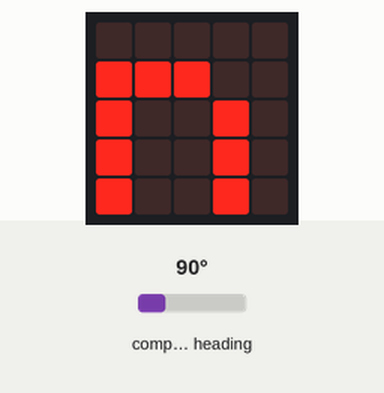
Simulated run of this program. Board: BBC micro:bit (MakeCode). Shown: the board's 5×5 LED display. The inputs (shaded band) are chosen by the test bench; at power-on: compass heading 90°. The compass is already calibrated.

Above: at 1.2 s.
1.3 s: compass heading set to 310°
2.8 s: compass heading set to 321°
At 3.8 s:
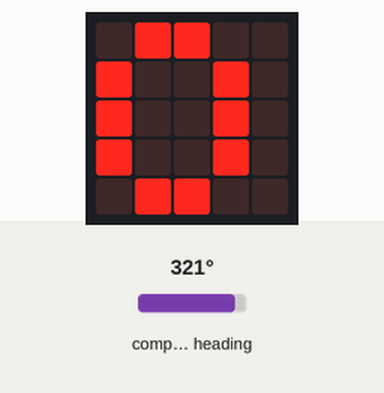
4.5 s: compass heading set to 7°
At 5.2 s:
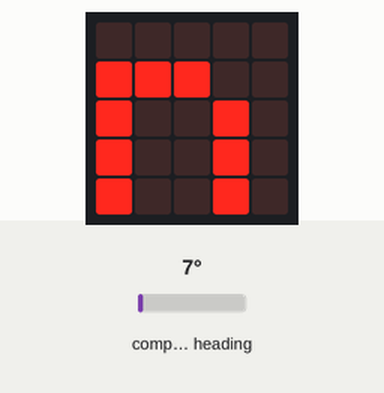
6.1 s: compass heading set to 352°
At 6.6 s:
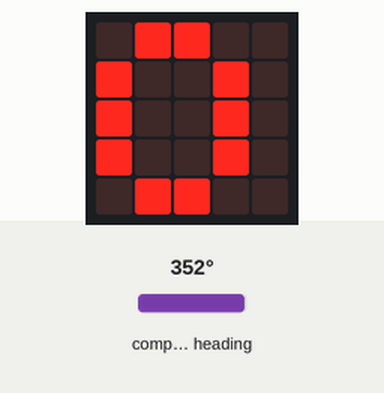
Timing chart, 0 to 8.6 s (numbered marks = the images above; inputs shaded):
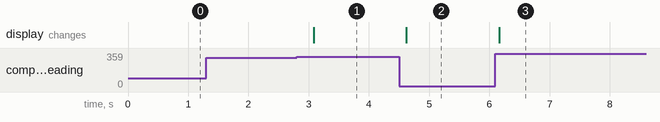

Measured:
- the behaviour switches between 314 and 315° on compass heading (found by bisection; images 0 and 1)
- after the input at 1.3 s, every drawn part: stays the same
- after the input at 2.8 s, the display: changes after 0.28 s (image 1)
- after the input at 4.5 s, the display: changes after 0.12 s (image 2)
- after the input at 6.1 s, the display: changes after 0.06 s (image 3)

The program:

main.ts
```typescript
let graus = 0
basic.forever(function () {
    graus = input.compassHeading()
    if (graus < 45 || graus < 315) {
        basic.showString("n")
    } else if (graus < 135) {
        basic.showString("L")
    } else if (graus < 225) {
        basic.showString("S")
    } else {
        basic.showString("0")
    }
})
```

test.ts
```typescript
// testes vão aqui; isto não será compilado quando este pacote for usado como uma extensão.
```
